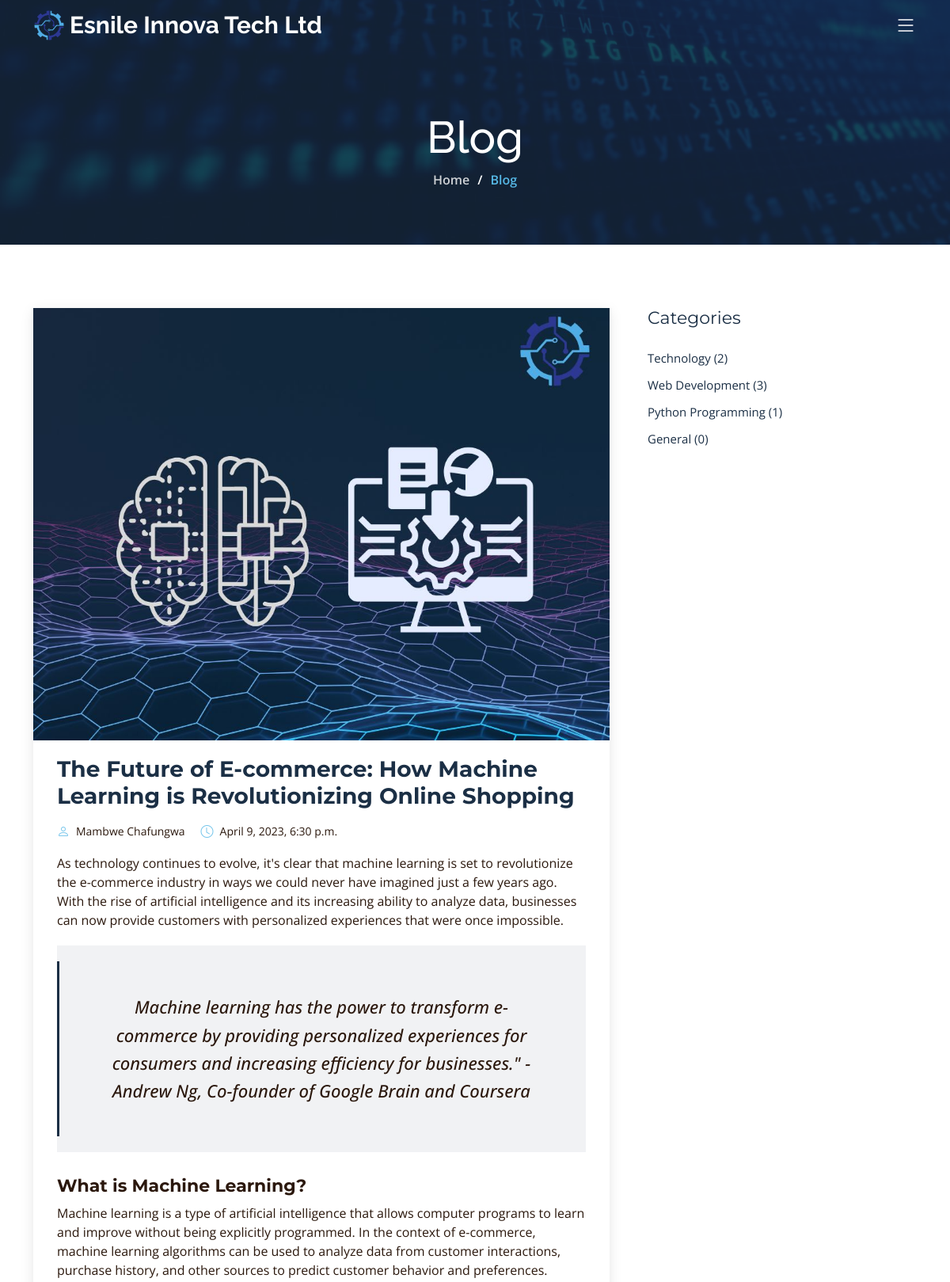
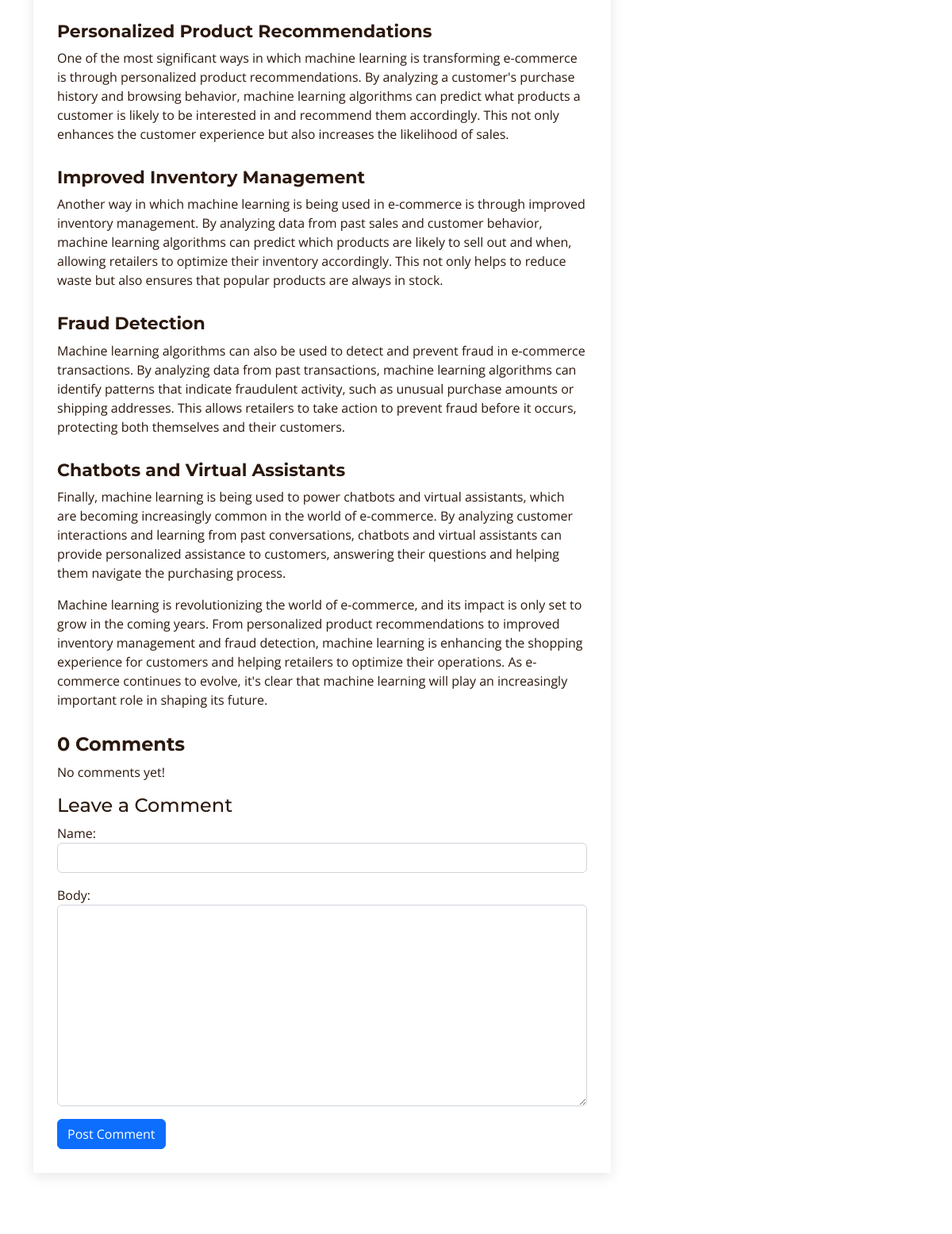
Page /machine-learning-e-commerce/ (upper part) on the committed database (2 pictures, top to bottom).
### esnileupgrade/models.py (models this page shows, shortened)
class Post(models.Model):
    title = models.CharField(max_length=255)
    title_tag = models.CharField(max_length=255, default="Esnile Innova Tech Ltd")
    author = models.ForeignKey(User, on_delete=models.CASCADE, default=1)
    slug = models.SlugField()
    image = models.ImageField(null=True, blank=True, upload_to='blog_images/')
    intro = models.TextField()
    body = models.TextField()
    category = models.CharField(max_length=255)
    date_added = models.DateTimeField(auto_now_add=True)

class Category(models.Model):
    name = models.CharField(max_length=255)
    def __str__(self):
        return self.name
    def post_count(self):
        return Post.objects.filter(category=self).count()

### esnileupgrade/views.py (the view, shortened to what this page needs)
# urls.py: path('<slug:slug>/', PostDetail.as_view(), name='post_detail'),
class PostDetail(DetailView):
    model = Post
    template_name = 'blog/post_detail.html'
    slug_url_kwarg = 'slug'
    def get_object(self, queryset=None):
        slug = self.kwargs.get('slug')
        try:
            post = self.model.objects.get(slug=slug)
        except self.model.MultipleObjectsReturned:
            raise Http404("Multiple posts found matching the slug.")
        except self.model.DoesNotExist:
            raise Http404("Post not found.")
        return post
    def get_context_data(self, **kwargs):
        context = super().get_context_data(**kwargs)
        context['comment_form'] = CommentForm()
        categories = Category.objects.all()
        context['categories'] = categories
        return context

### esnileupgrade/forms.py
class CommentForm(forms.ModelForm):
    class Meta:
        model = Comment
        fields = ('name', 'body')
        widgets = {
            'name': forms.TextInput(attrs={'class':'form-control'}),
            'body': forms.Textarea(attrs={'class':'form-control'}),
        }

### esnileupgrade/templates/blog/post_detail.html (shortened to what this page needs)
{% extends 'blog/base.html' %}
{% block content %}
<div class="breadcrumbs d-flex align-items-center" style="background-image: url('../static/img/blog-header.jpg');">
  <div class="container position-relative d-flex flex-column align-items-center">
    <h2>Blog</h2>
    <ol>
      <li><a href="{% url 'home' %}">Home</a></li>
      <li>Blog</li>
    </ol>
  </div>
</div>
<section id="blog" class="blog">
  <div class="container" data-aos="fade-up">
    <div class="row g-5">
      <div class="col-lg-8" data-aos="fade-up" data-aos-delay="200">
        <article class="blog-details">
          {% if post.image %}
          <div class="post-img"><img src="{{post.image.url}}"  class="img-fluid" alt=""></div>
          {% endif %}
          <h2 class="title">{{ post.title }}</h2>
          <div class="meta-top">
            <ul>
              <li class="d-flex align-items-center"><i class="bi bi-person"></i> <a href="{% url 'post_detail' post.slug %}">{{ post.author.first_name }} {{ post.author.last_name }}</a></li>
              <li class="d-flex align-items-center"><i class="bi bi-clock"></i> <a href="{% url 'post_detail' post.slug %}"><time datetime="{{ post.date_added }}">{{ post.date_added }}</time></a></li>
            </ul>
          </div>
          <div class="content">
            <p>{{ post.body | safe }}</p>
          </div>
          <div class="comments">
            <h4 class="comments-count">{{ post.comments.count }} Comments</h4>
            {% for comment in post.comments.all %}
              <div id="comment-{{ comment.id }}" class="comment">
                <div>
                  <h5><a href="">{{ comment.name }}</a></h5>
                  <time datetime="{{ comment.date_added }}">{{ comment.date_added }}</time>
                  <p>{{ comment.body }}</p>
                </div>
              </div>
            {% empty %}
              <div class="notification">
                <p>No comments yet!</p>
              </div>
            {% endfor %}
          </div>
          <div class="reply-form">
            <h4>Leave a Comment</h4>
            <form method="post" action="{% url 'post_detail' slug=object.slug %}">
                {{ comment_form.as_p }}
              <div class="field">
                <div class="control">
                  <button type="submit" class="btn btn-primary">Post Comment</button>
                </div>
              </div>
            </form>
          </div>
        </article>
      </div>
      <div class="col-lg-4" data-aos="fade-up" data-aos-delay="300">
        <div class="sidebar">
          <h3 class="sidebar-title">Categories</h3>
          <div class="sidebar-item categories">
            <ul>
              <br>
             {% for category in categories %}
                <li><a href="{% url 'category' category.name %}">{{ category.name }} ({{ category.post_count }})</a></li>
                {% empty %}
                <li>No categories yet.</li>
                {% endfor %}
            </ul>
          </div>
        </div>
      </div>
    </div>
  </div>
</section>
{% endblock %}

### esnileupgrade/static/css/main.css (style rules this page uses)
body { font-family: var(--font-default); color: var(--color-default); }
a { color: var(--color-primary); text-decoration: none; transition: 0.3s; }
h1, h2, h3, h4, h5, h6 { font-family: var(--font-primary); }
section { overflow: hidden; padding: 80px 0; }
.breadcrumbs { padding: 140px 0 60px 0; min-height: 30vh; position: relative; background-size: cover; background-position: center; background-repeat: no-repeat; }
.breadcrumbs:before { content: ""; background-color: rgba(27, 47, 69, 0.7); position: absolute; inset: 0; }
.breadcrumbs h2 { font-size: 56px; font-weight: 500; color: #fff; font-family: var(--font-secondary); }
.breadcrumbs ol { display: flex; flex-wrap: wrap; list-style: none; padding: 0 0 10px 0; margin: 0; font-size: 16px; font-weight: 600; color: var(--color-primary); }
.breadcrumbs ol a { color: rgba(255, 255, 255, 0.8); transition: 0.3s; }
.breadcrumbs ol li+li { padding-left: 10px; }
.breadcrumbs ol li+li::before { display: inline-block; padding-right: 10px; color: #fff; content: "/"; }
.blog .blog-details { box-shadow: 0 4px 16px rgba(0, 0, 0, 0.1); padding: 30px; }
.blog .blog-details .post-img { margin: -30px -30px 20px -30px; overflow: hidden; }
.blog .blog-details .title { font-size: 28px; font-weight: 700; padding: 0; margin: 20px 0 0 0; color: var(--color-secondary); }
.blog .blog-details .content { margin-top: 20px; }
.blog .blog-details .content h3 { font-size: 22px; margin-top: 30px; font-weight: bold; }
.blog .blog-details .content blockquote { overflow: hidden; background-color: rgba(27, 47, 69, 0.06); padding: 60px; position: relative; text-align: center; margin: 20px 0; }
.blog .blog-details .content blockquote p { color: var(--color-default); line-height: 1.6; margin-bottom: 0; font-style: italic; font-weight: 500; font-size: 22px; }
.blog .blog-details .content blockquote:after { content: ""; position: absolute; left: 0; top: 0; bottom: 0; width: 3px; background-color: var(--color-secondary); margin-top: 20px; margin-bottom: 20px; }
.blog .blog-details .meta-top { margin-top: 20px; color: var(--color-gray); }
.blog .blog-details .meta-top ul { display: flex; flex-wrap: wrap; list-style: none; align-items: center; padding: 0; margin: 0; }
.blog .blog-details .meta-top ul li+li { padding-left: 20px; }
.blog .blog-details .meta-top i { font-size: 16px; margin-right: 8px; line-height: 0; color: rgba(86, 184, 230, 0.8); }
.blog .blog-details .meta-top a { color: var(--color-gray); font-size: 14px; display: inline-block; line-height: 1; }
.blog .sidebar .sidebar-title { font-size: 22px; font-weight: 400; padding: 0; margin: 0; color: var(--color-secondary); }
.blog .sidebar .categories ul { list-style: none; padding: 0; }
.blog .sidebar .categories ul li+li { padding-top: 10px; }
.blog .sidebar .categories ul a { color: var(--color-secondary); font-size: 15px; }
.blog .comments { margin-top: 30px; }
.blog .comments .comments-count { font-weight: bold; }

### rows in the picture
Post: image (picture), title "The Future of E-commerce: How Machine Learning is Revolutionizing Online Shopping", author.first_name "Mambwe", author.last_name "Chafungwa", date_added "April 9, 2023, 6:30 p.m.", body "As technology continues to evolve, it's clear that machine learning is set to revolutionize the e-commerce industry in ways we could never have imagined just a few years ago. With the rise of artificial intelligence and its increasing ability to analyze data, businesses can now provide customers with personalized experiences that were once impossible. Machine learning has the power to transform e-commerce by providing personalized experiences for consumers and increasing efficiency for businesses.\" - Andrew Ng, Co-founder of Google Brain and Coursera What is Machine Learning? Machine learning is a type of artificial intelligence that allows computer programs to learn and improve without…", comments.count "0"
Category: name "Technology", post_count "2"
Category: name "Web Development", post_count "3"
Category: name "Python Programming", post_count "1"
Category: name "General", post_count "0"
